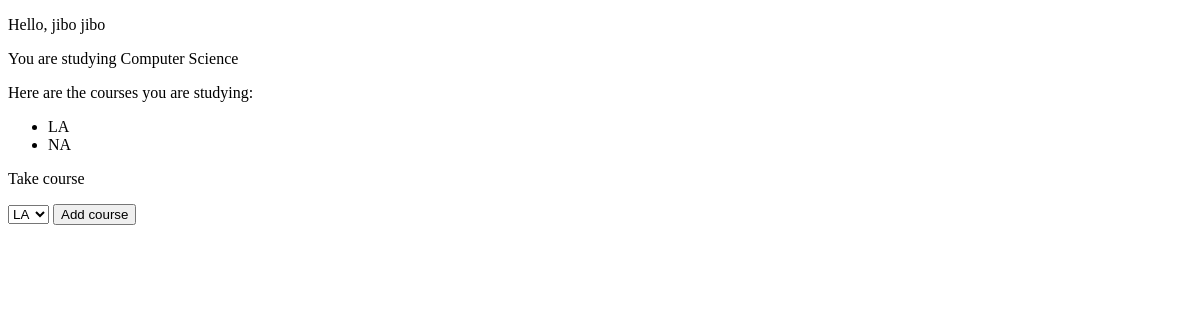
Page /portal/add_course/ (signed in) on the earlier database version.
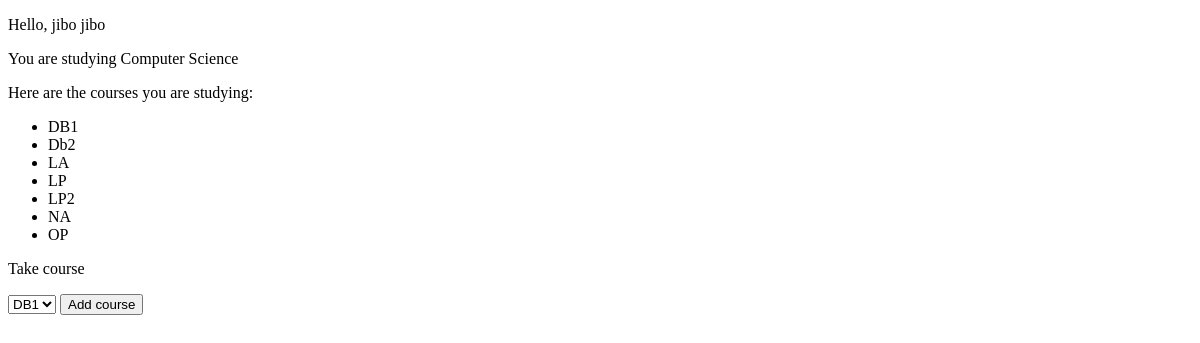
Same page on the later database version.
### academic_portal/models.py (models this page shows, shortened)
class Student(models.Model):
    user = models.OneToOneField('users.CustomUser', on_delete=models.CASCADE, verbose_name=_('User'), related_name='student')
    courses = models.ManyToManyField('Course', verbose_name=_('Courses'), related_name='students')
    faculty = models.ForeignKey('Faculty', on_delete=models.CASCADE, verbose_name=_('Faculty'), related_name='students')
    email = models.EmailField(primary_key=True, verbose_name=_('Email'))
    first_name = models.CharField(max_length=50, null=False, blank=False, verbose_name=_('First Name'))
    last_name = models.CharField(max_length=50, null=False, blank=False, verbose_name=_('Last Name'))
    date_of_birth = models.DateField(verbose_name=_('Date of Birth'))
    year_of_study = models.PositiveSmallIntegerField(choices=YEAR_OF_STUDY_CHOICES, verbose_name=_('Year of Study'))
    class Meta:
        verbose_name = _('Student')
        verbose_name_plural = _('Students')
        ordering = ['last_name', 'first_name', 'date_of_birth', 'email', 'year_of_study', 'faculty']
        indexes = [
            models.Index(fields=['last_name'], name='student_last_name_idx'),
        ]

class Faculty(models.Model):
    courses = models.ManyToManyField('Course', verbose_name=_('Courses'), related_name='faculties')
    name = models.CharField(max_length=100, primary_key=True, verbose_name=_('Name'))
    def __str__(self):
        return f'{self.name}'
    class Meta:
        verbose_name = _('Faculty')
        verbose_name_plural = _('Faculties')

class Course(models.Model):
    code = models.CharField(max_length=10, primary_key=True, verbose_name=_('Code'))
    title = models.CharField(max_length=100, null=False, blank=False, verbose_name=_('Title'))
    description = models.TextField(verbose_name=_('Description'))
    syllabus = models.FileField(upload_to='syllabus/', verbose_name=_('Syllabus'))
    def __str__(self):
        return f'{self.code}'
    class Meta:
        verbose_name = _('Course')
        verbose_name_plural = _('Courses')
        ordering = ['code', 'title']
        indexes = [
            models.Index(fields=['title'], name='course_title_idx'),
        ]

### academic_portal/views.py (the view)
# urls.py: path('add_course/', add_course, name='add_course')
def add_course(request):
    user = request.user
    if user.is_authenticated:
        if request.method == 'POST':
            course = request.POST.get('course')
            course = get_object_or_404(Course, code=course)
            if user.student.courses.filter(code=course.code).exists() or user.student.courses.count() >= 7:
                return redirect('academic_portal:add_course')
            user.student.courses.add(course)
            return redirect('academic_portal:add_course')
        else:
            if hasattr(user, 'student'):
                student = user.student
                return render(request, 'add_course.html', {
                    'courses': student.courses.all(),
                    'first_name': student.first_name,
                    'last_name': student.last_name,
                    'faculty': student.faculty,
                    'all_courses': student.faculty.courses.all()
                })
            else:
                return render(request, 'not_student.html')
    else:
        return redirect('login')

### academic_portal/templates/add_course.html (shortened to what this page needs)
<!DOCTYPE html>
<html lang="en">
<head>
</head>
<body>
    <p>Hello, {{ first_name }} {{ last_name }}</p>
    <p>You are studying {{faculty }}</p>
    <p>Here are the courses you are studying:</p>
    <ul>
        {% for course in courses %}
            <li>{{ course }}</li>
        {% endfor %}
    </ul>
    <p>Take course</p>
    <form action="" method="post">
        <select name="course">
            {% for course in all_courses %}
                <option value="{{ course }}">{{ course }}</option>
            {% endfor %}
        </select>
        <input type="submit" value="Add course">
    </form>
</body>
</html>

Differences in the rows shown:
added Course: code "DB1"
added Course: code "Db2"
added Course: code "LP"
added Course: code "LP2"
added Course: code "OP"
Other differences:
form field course: "LA" → "DB1"
